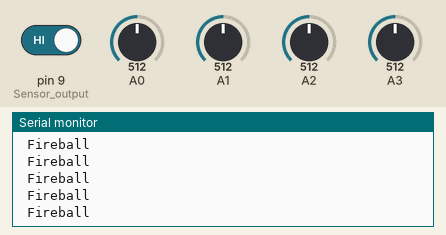
Recording of a sketch running on a simulated Arduino Uno, built with avr-gcc and run on an emulated ATmega328P. Parts: the last lines printed to the serial monitor. The test bench sets the inputs (shaded band); at power-on: A3 = 512, A0 = 512, A1 = 512, pin 9 (Sensor_output) HIGH, A2 = 512.

Above: at 1.2 s.
1.3 s: A3 set to 497
At 1.31 s:
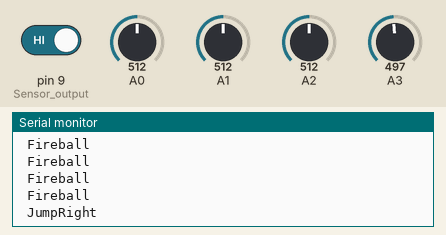
3.2 s: A0 set to 497
At 3.23 s:
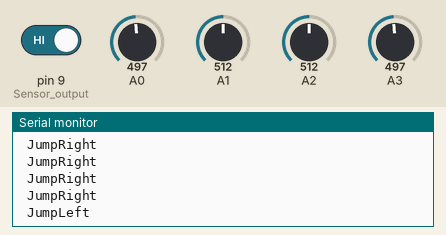
5.1 s: A1 set to 496
At 5.14 s:
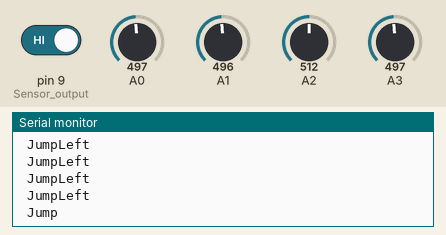

The sketch:

sketch_feb27b.ino
```cpp
int count;
void setup() {

 Serial.begin (9600);
 pinMode (9, INPUT); //Sensor output
}
void loop() {

  int sensorValue1 = analogRead(A0);
  float voltage1 = sensorValue1 * (5.0 / 1023.0);
  int sensorValue2 = analogRead(A1);
  float voltage2 = sensorValue2 * (5.0 / 1023.0);
  int sensorValue3 = analogRead(A2);
  float voltage3 = sensorValue3 * (5.0 / 1023.0);
  int sensorValue4 = analogRead(A3);
  float voltage4 = sensorValue4 * (5.0 / 1023.0);
  //Serial.print ("Sensor: ");
  //Serial.println (digitalRead(9)); //print the sensor output
  //delay (100);
    if (voltage1 > 2.5 && digitalRead(9) == 0) {
  //Serial.print ("PS1: ");
  Serial.println(" Right");
  }
  //Serial.print ("PS1: ");
  //Serial.println(voltage1);
  //delay(100);

  else if (voltage2 > 2.5 && digitalRead(9) == 0)
{
  //Serial.print ("PS2: ");
  Serial.println(" Left");
}
  //Serial.print ("PS2: ");
  //Serial.println(voltage2);
  //delay(100);

  else if (voltage3 > 2.5 && digitalRead(9) == 0)
  {
    //Serial.print ("PS3: ");
    Serial.println(" Down");
  }
  //delay(100);

  else if (voltage4 > 2.5 )
  {
    //Serial.print ("PS4: ");
    Serial.println(" Fireball");
  }
  //delay(100);
  else if (voltage1 > 2.5 && digitalRead(9) == 1)
  {
  //Serial.print ("IR: ");
  Serial.println (" JumpRight");
  }
  else if (voltage2 > 2.5 && digitalRead(9) == 1)
  {
  //Serial.print ("IR: ");
  Serial.println (" JumpLeft");
  }
  else if (digitalRead(9) == 1)
  {
  //Serial.print ("IR: ");
  Serial.println (" Jump");
  }
  else
  {
    Serial.println(" Stop");
  }
  delay(100);
}
```

Measured:
- the behaviour switches between 512 and 511 on A3 (found by bisection; images 0 and 1)
- the behaviour switches between 512 and 511 on A0 (found by bisection; images 1 and 2)
- the behaviour switches between 512 and 511 on A1 (found by bisection; images 2 and 3)
- after the input at 1.3 s, the serial monitor: prints a new line at once (image 1)
- after the input at 3.2 s, the serial monitor: prints a new line at once (image 2)
- after the input at 5.1 s, the serial monitor: prints a new line at once (image 3)
